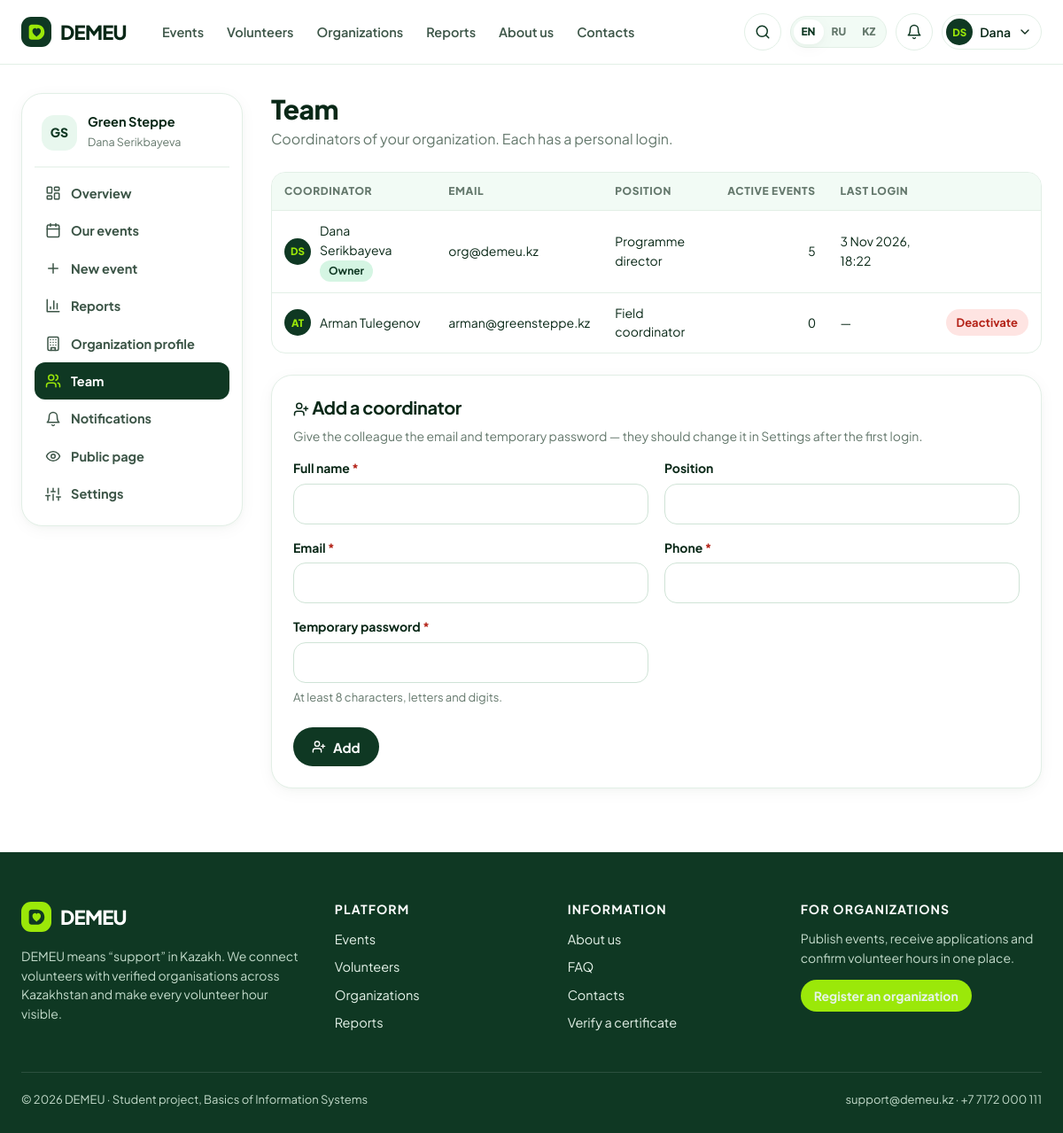
Screenshot of /org/team (signed in) with the database file from the repository.
### tables this page shows
CREATE TABLE coordinators (
    coordinator_id INTEGER PRIMARY KEY,
    user_id        INTEGER NOT NULL UNIQUE REFERENCES users(user_id) ON DELETE RESTRICT,
    org_id         INTEGER NOT NULL REFERENCES organizations(org_id) ON DELETE RESTRICT,
    full_name      TEXT NOT NULL CHECK (length(trim(full_name)) >= 3),
    phone          TEXT NOT NULL,
    position       TEXT,
    is_owner       INTEGER NOT NULL DEFAULT 0 CHECK (is_owner IN (0,1)),  -- can manage team & org profile
    created_at     TEXT NOT NULL DEFAULT (datetime('now','localtime'))
);

CREATE TABLE organizations (
    org_id           INTEGER PRIMARY KEY,
    name             TEXT NOT NULL UNIQUE,
    bin              TEXT NOT NULL UNIQUE CHECK (length(bin) = 12 AND bin NOT GLOB '*[^0-9]*'),
    org_type         TEXT NOT NULL CHECK (org_type IN ('ngo','foundation','initiative','university','government','business')),
    description      TEXT NOT NULL,
    city_id          INTEGER NOT NULL REFERENCES cities(city_id) ON DELETE RESTRICT,
    address          TEXT NOT NULL,
    email            TEXT NOT NULL,
    phone            TEXT NOT NULL,
    website          TEXT,
    logo_path        TEXT,
    founded_year     INTEGER CHECK (founded_year BETWEEN 1950 AND 2100),
    status           TEXT NOT NULL DEFAULT 'pending'
                     CHECK (status IN ('pending','verified','rejected','suspended')),
    status_comment   TEXT,                     -- reason for rejection / suspension
    verified_at      TEXT,
    verified_by      INTEGER REFERENCES users(user_id) ON DELETE SET NULL,
    created_at       TEXT NOT NULL DEFAULT (datetime('now','localtime'))
);

CREATE TABLE users (
    user_id        INTEGER PRIMARY KEY,
    email          TEXT NOT NULL UNIQUE COLLATE NOCASE,
    password_hash  TEXT NOT NULL,
    role           TEXT NOT NULL CHECK (role IN ('volunteer','coordinator','admin')),
    is_active      INTEGER NOT NULL DEFAULT 1 CHECK (is_active IN (0,1)),
    preferred_lang TEXT NOT NULL DEFAULT 'en' CHECK (preferred_lang IN ('en','ru','kk')),
    created_at     TEXT NOT NULL DEFAULT (datetime('now','localtime')),
    last_login_at  TEXT
);

### demeu/org.py (the view, shortened to what this page needs)
@bp.route("/team", methods=["GET", "POST"])
@coordinator_only
def team():
    owner_only()
    oid = g.coordinator["org_id"]
    errors, f = Errors(), {}
    members = query("""SELECT c.*, u.email, u.is_active, u.last_login_at,
        (SELECT COUNT(*) FROM events e WHERE e.coordinator_id=c.coordinator_id AND e.status IN ('draft','published')) AS active_events
        FROM coordinators c JOIN users u USING (user_id) WHERE c.org_id=? ORDER BY c.is_owner DESC, c.full_name""", (oid,))
    return render_template("org/team.html", members=members, f=f, errors=errors)

### demeu/core.py (called while the page is built)
def get_lang():
    lang = session.get("lang")
    if lang in LANGS:
        return lang
    best = request.accept_languages.best_match(["en", "ru", "kk"]) if request else None
    return best or "en"

def _(key, **params):
    entry = TRANSLATIONS.get(key)
    if entry is None:
        text = key
    else:
        lang = g.get("lang", "en")
        text = entry.get(lang) or entry.get("en") or key
    if params:
        try:
            text = text.format(**params)
        except (KeyError, IndexError):
            pass
    return text

def parse_dt(value):
    if not value:
        return None
    if isinstance(value, datetime):
        return value
    for fmt in (DT_FMT, "%Y-%m-%d %H:%M:%S", "%Y-%m-%d"):
        try:
            return datetime.strptime(value, fmt)
        except ValueError:
            continue
    return None

def fmt_date(value, with_weekday=False, with_year=True):
    d = parse_dt(value)
    if not d:
        return ""
    lang = g.get("lang", "en")
    s = f"{d.day} {MONTHS[lang][d.month - 1]}"
    if with_year:
        s += f" {d.year}"
    if with_weekday:
        s = f"{WEEKDAYS[lang][d.weekday()]}, " + s
    return s

def fmt_dt(value):
    d = parse_dt(value)
    return f"{fmt_date(d)}, {d:%H:%M}" if d else ""

def initials(name):
    parts = [p for p in (name or "").split() if p]
    return "".join(p[0] for p in parts[:2]).upper() or "?"

def load_user():
    g.user = g.volunteer = g.coordinator = g.org = None
    uid = session.get("uid")
    if not uid:
        return
    user = query("SELECT * FROM users WHERE user_id = ?", (uid,), one=True)
    if not user or not user["is_active"]:
        session.clear()
        return
    g.user = user
    if user["role"] == "volunteer":
        g.volunteer = query("SELECT * FROM volunteers WHERE user_id = ?", (uid,), one=True)
    elif user["role"] == "coordinator":
        g.coordinator = query("SELECT * FROM coordinators WHERE user_id = ?", (uid,), one=True)
        if g.coordinator:
            g.org = query("SELECT * FROM organizations WHERE org_id = ?",
                          (g.coordinator["org_id"],), one=True)

def csrf_token():
    tok = session.get("csrf")
    if not tok:
        tok = secrets.token_urlsafe(32)
        session["csrf"] = tok
    return tok

def csrf_field():
    return Markup(f'<input type="hidden" name="csrf_token" value="{csrf_token()}">')

### demeu/db.py (called while the page is built)
def scalar(sql, args=()):
    row = get_db().execute(sql, args).fetchone()
    return row[0] if row else None

### demeu/templates/org/team.html (shortened to what this page needs)
{% extends "org/_layout.html" %}
{% from "partials/macros.html" import field_error, avatar %}
{% block cab %}
<div class="cab-head"><div><h1>{{ _('team') }}</h1><p>{{ _('team_subtitle') }}</p></div></div>
<div class="table-wrap mb-3"><table class="table">
  <thead><tr><th>{{ _('coordinator') }}</th><th>Email</th><th>{{ _('position') }}</th><th class="num">{{ _('active_events') }}</th><th>{{ _('last_login') }}</th><th></th></tr></thead>
  <tbody>{% for m in members %}
  <tr><td><span class="person">{{ avatar(None, m.full_name, 'sm') }}<span>{{ m.full_name }}{% if m.is_owner %} <span class="tag tone-mint">{{ _('owner') }}</span>{% endif %}</span></span></td>
    <td class="small">{{ m.email }}</td><td class="small">{{ m.position or '—' }}</td><td class="num">{{ m.active_events }}</td>
    <td class="small">{{ fmt_dt(m.last_login_at) if m.last_login_at else '—' }}</td>
    <td>{% if not m.is_owner %}<form method="post" action="{{ url_for('org.team_toggle', coordinator_id=m.coordinator_id) }}" data-confirm="{{ _('confirm_toggle_member') }}">{{ csrf_field() }}
      <button class="btn {{ 'btn-danger' if m.is_active else 'btn-soft' }} btn-xs">{{ _('deactivate') if m.is_active else _('activate') }}</button></form>{% endif %}</td></tr>
  {% endfor %}</tbody></table></div>
<form class="card card-pad" method="post" novalidate>
  <h3>{{ icon('user-plus') }} {{ _('add_coordinator') }}</h3>
  <p class="small muted">{{ _('add_coordinator_hint') }}</p>
  <div class="form-grid">
    <div class="field {{ 'has-error' if errors.full_name }}"><label class="req" for="full_name">{{ _('full_name') }}</label><input class="input" id="full_name" name="full_name" value="{{ f.full_name or '' }}">{{ field_error(errors, 'full_name') }}</div>
    <div class="field"><label for="position">{{ _('position') }}</label><input class="input" id="position" name="position" value="{{ f.position or '' }}"></div>
    <div class="field {{ 'has-error' if errors.email }}"><label class="req" for="email">Email</label><input class="input" id="email" name="email" type="email" value="{{ f.email or '' }}">{{ field_error(errors, 'email') }}</div>
    <div class="field {{ 'has-error' if errors.phone }}"><label class="req" for="phone">{{ _('phone') }}</label><input class="input" id="phone" name="phone" type="tel" value="{{ f.phone or '' }}">{{ field_error(errors, 'phone') }}</div>
    <div class="field {{ 'has-error' if errors.password }}"><label class="req" for="password">{{ _('temp_password') }}</label><input class="input" id="password" name="password" type="text" autocomplete="off">
      <span class="hint">{{ _('temp_password_hint') }}</span>{{ field_error(errors, 'password') }}</div>
  </div>
  <button class="btn btn-dark mt-3">{{ icon('user-plus', 16) }} {{ _('add') }}</button>
</form>
{% endblock %}

### demeu/templates/org/_layout.html (shortened to what this page needs)
{% extends "base.html" %}
{% from "partials/macros.html" import org_logo, status %}
{% block content %}
{% set ep = request.endpoint %}
<div class="wrap">
  <div class="cabinet">
    <nav class="card side-nav" aria-label="{{ _('org_cabinet') }}">
      <div class="who">{{ org_logo(g.org) }}<div><b>{{ g.org.name }}</b><span class="xs muted">{{ g.coordinator.full_name }}</span></div></div>
      <a class="{{ 'on' if ep == 'org.dashboard' }}" href="{{ url_for('org.dashboard') }}">{{ icon('dashboard') }} {{ _('overview') }}</a>
      <a class="{{ 'on' if ep in ('org.events', 'org.event_manage', 'org.event_edit') }}" href="{{ url_for('org.events') }}">{{ icon('calendar') }} {{ _('org_events') }}</a>
      <a class="{{ 'on' if ep == 'org.event_new' }}" href="{{ url_for('org.event_new') }}">{{ icon('plus') }} {{ _('new_event') }}</a>
      <a class="{{ 'on' if ep == 'org.reports' }}" href="{{ url_for('org.reports') }}">{{ icon('chart') }} {{ _('nav_reports') }}</a>
      {% if g.coordinator.is_owner %}
      <a class="{{ 'on' if ep == 'org.profile' }}" href="{{ url_for('org.profile') }}">{{ icon('building') }} {{ _('org_profile') }}</a>
      <a class="{{ 'on' if ep == 'org.team' }}" href="{{ url_for('org.team') }}">{{ icon('users') }} {{ _('team') }}</a>
      {% endif %}
      <a href="{{ url_for('auth.notifications') }}">{{ icon('bell') }} {{ _('notifications') }}{% if unread %}<span class="badge">{{ unread }}</span>{% endif %}</a>
      <a href="{{ url_for('public.organization_profile', org_id=g.org.org_id) }}">{{ icon('eye') }} {{ _('org_public_page') }}</a>
      <a href="{{ url_for('auth.settings') }}">{{ icon('sliders') }} {{ _('settings') }}</a>
    </nav>
    <div>
      {% block cab %}{% endblock %}
    </div>
  </div>
</div>
{% endblock %}

### demeu/templates/partials/macros.html (shortened to what this page needs)
{% macro avatar(path, name, cls='') -%}
<span class="avatar {{ cls }}">{% if path %}<img src="{{ media_url(path) }}" alt="">{% else %}{{ initials(name) }}{% endif %}</span>
{%- endmacro %}
{% macro org_logo(o, cls='') -%}
<span class="avatar org {{ cls }}">{% if o.logo_path or o.org_logo %}<img src="{{ media_url(o.logo_path or o.org_logo) }}" alt="">{% else %}{{ initials(o.name or o.org_name) }}{% endif %}</span>
{%- endmacro %}

### demeu/templates/base.html (shortened to what this page needs)
<!doctype html>
<html lang="{{ 'kk' if lang == 'kk' else lang }}">
<head>
  <link rel="stylesheet" href="{{ url_for('static', filename='css/app.css') }}">
</head>
<body class="{% block body_class %}{% endblock %}">
{% set ep = request.endpoint or '' %}
<header class="site-header">
  <div class="wrap header-inner">
    <a class="logo" href="{{ url_for('public.home') }}" aria-label="DEMEU">
      <span class="logo-mark">{{ logo_mark(22) }}</span>DEMEU
    </a>
    <nav class="nav" aria-label="{{ _('main_menu') }}">
      <a href="{{ url_for('public.events') }}" class="{{ 'active' if ep.startswith('public.event') }}">{{ _('nav_events') }}</a>
      <a href="{{ url_for('public.volunteers') }}" class="{{ 'active' if ep.startswith('public.volunteer') }}">{{ _('nav_volunteers') }}</a>
      <a href="{{ url_for('public.organizations') }}" class="{{ 'active' if ep.startswith('public.organization') }}">{{ _('nav_organizations') }}</a>
      <a href="{{ url_for('public.reports') }}" class="{{ 'active' if ep == 'public.reports' }}">{{ _('nav_reports') }}</a>
      <a href="{{ url_for('public.about') }}" class="{{ 'active' if ep == 'public.about' }}">{{ _('nav_about') }}</a>
      <a href="{{ url_for('public.contacts') }}" class="{{ 'active' if ep == 'public.contacts' }}">{{ _('nav_contacts') }}</a>
    </nav>
    <div class="header-tools">
      <a class="icon-btn hide-md" href="{{ url_for('public.search') }}" aria-label="{{ _('search') }}" title="{{ _('search') }}">{{ icon('search') }}</a>
      <div class="lang-switch" role="group" aria-label="{{ _('language') }}">
        {% for code in LANGS %}
          <a href="{{ url_for('public.set_lang', code=code, next=request.full_path) }}" class="{{ 'on' if code == lang }}" lang="{{ code }}">{{ LANG_LABELS[code] }}</a>
        {% endfor %}
      </div>
      {% if g.user %}
        <a class="icon-btn" href="{{ url_for('auth.notifications') }}" aria-label="{{ _('notifications') }}" title="{{ _('notifications') }}">
          {{ icon('bell') }}{% if unread %}<span class="count">{{ unread if unread < 100 else '99+' }}</span>{% endif %}
        </a>
        {% set person = g.volunteer or g.coordinator %}
        <div class="user-menu">
          <button class="user-btn" data-toggle="user-dd" aria-expanded="false" aria-haspopup="true">
            {% if g.volunteer and g.volunteer.avatar_path %}
              <span class="avatar sm"><img src="{{ url_for('media.public_file', folder=g.volunteer.avatar_path.split('/')[0], name=g.volunteer.avatar_path.split('/')[1]) }}" alt=""></span>
            {% else %}
              <span class="avatar sm">{{ initials(person.full_name if person else g.user.email) }}</span>
            {% endif %}
            <span class="hide-md">{{ (person.full_name.split()[0]) if person else _('role_admin') }}</span>{{ icon('chevron-down', 16) }}
          </button>
        </div>
      {% else %}
        <a class="btn btn-ghost btn-sm hide-md" href="{{ url_for('auth.login', next=request.full_path if ep not in ('auth.login','auth.register') else None) }}">{{ _('login') }}</a>
        <a class="btn btn-primary btn-sm" href="{{ url_for('auth.register') }}">{{ _('join') }}</a>
      {% endif %}
    </div>
  </div>
</header>
<main id="main">{% block content %}{% endblock %}</main>
{% block footer %}
<footer class="site-footer">
  <div class="wrap">
    <div class="footer-grid">
      <div>
        <a class="logo" href="{{ url_for('public.home') }}"><span class="logo-mark">{{ logo_mark(22) }}</span>DEMEU</a>
        <p class="mt-2 small">{{ _('footer_about') }}</p>
      </div>
      <div>
        <h4>{{ _('footer_platform') }}</h4>
        <ul>
          <li><a href="{{ url_for('public.events') }}">{{ _('nav_events') }}</a></li>
          <li><a href="{{ url_for('public.volunteers') }}">{{ _('nav_volunteers') }}</a></li>
          <li><a href="{{ url_for('public.organizations') }}">{{ _('nav_organizations') }}</a></li>
          <li><a href="{{ url_for('public.reports') }}">{{ _('nav_reports') }}</a></li>
        </ul>
      </div>
      <div>
        <h4>{{ _('footer_info') }}</h4>
        <ul>
          <li><a href="{{ url_for('public.about') }}">{{ _('nav_about') }}</a></li>
          <li><a href="{{ url_for('public.about') }}#faq">{{ _('faq') }}</a></li>
          <li><a href="{{ url_for('public.contacts') }}">{{ _('nav_contacts') }}</a></li>
          <li><a href="{{ url_for('public.verify') }}">{{ _('verify_certificate') }}</a></li>
        </ul>
      </div>
      <div>
        <h4>{{ _('footer_for_orgs') }}</h4>
        <p class="small">{{ _('footer_for_orgs_text') }}</p>
        <a class="btn btn-primary btn-sm" href="{{ url_for('auth.register_organization') }}">{{ _('register_org_cta') }}</a>
      </div>
    </div>
    <div class="footer-bottom">
      <span>© {{ 2026 }} DEMEU · {{ _('footer_rights') }}</span>
      <span>support@demeu.kz · +7 7172 000 111</span>
    </div>
  </div>
</footer>
{% endblock %}
</body>
</html>

### rows the page displays
coordinators: full_name "DS", full_name "Dana", coordinator.full_name "Dana Serikbayeva", full_name "Dana Serikbayeva", email "org@demeu.kz", position "Programme director", active_events "5"
organizations: name "GS", org.name "Green Steppe"
users: last_login_at "3 Nov 2026, 18:22"
coordinators: full_name "AT", full_name "Arman Tulegenov", email "arman@greensteppe.kz", position "Field coordinator", active_events "0", fmt_dt "—"

### other values shown
{{ LANG_LABELS[code] }} "EN" "RU" "KZ"
{{ 2026 }} "2026"
